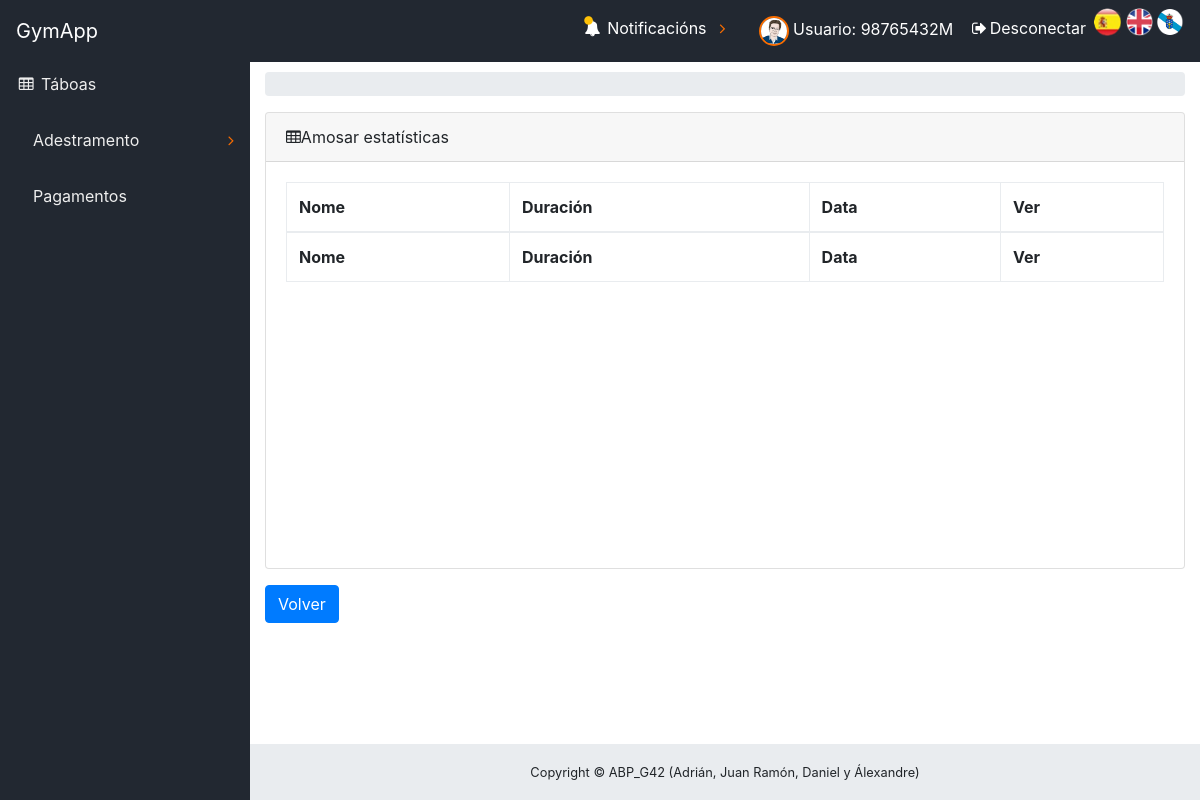
The app's page /ABP/index.php?controller=Estadistica&action=Listar (signed in), older data.
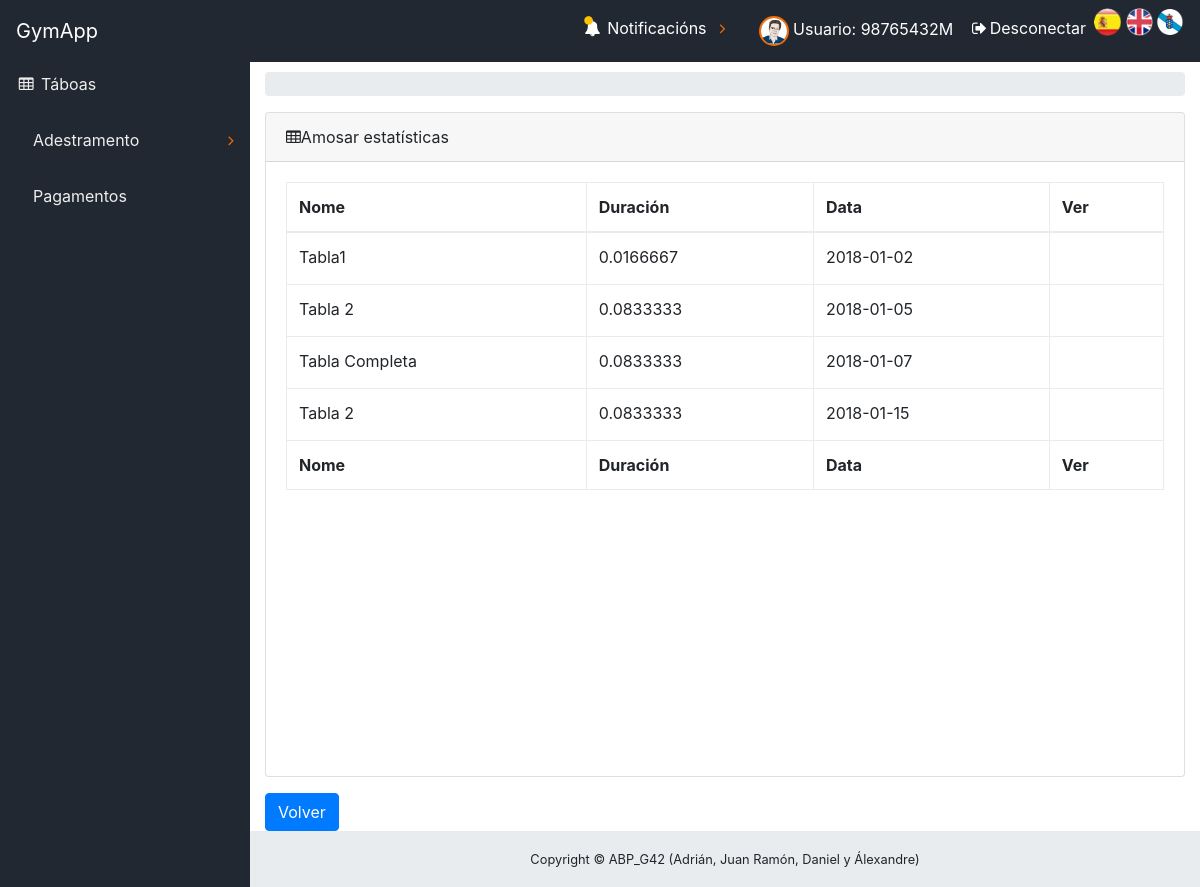
The same page, newer data.
### tables this page shows
CREATE TABLE `tabla` (
  `idTabla` bigint(20) NOT NULL,
  `tipo` enum('estandar','personalizada') NOT NULL,
  `comentario` text,
  `nombre` varchar(50) NOT NULL,
  `dniSuperUsuario` varchar(10) NOT NULL
);

CREATE TABLE `sesionentrenamiento` (
  `idSesionEntrenamiento` bigint(20) NOT NULL,
  `comentario` text,
  `duracion` float DEFAULT NULL,
  `fecha` date NOT NULL,
  `dniDeportista` varchar(10) NOT NULL
);

### ABP/core/ViewManager.php (called while the page is built, shortened)
<?php
class ViewManager {
	private $variables = array();
	public function setVariable($varname, $value, $flash=false) {
		$this->variables[$varname] = $value;
	}
	public function getVariable($varname, $default=NULL) {
		if (!isset($this->variables[$varname])) {
			return $default;
		}
		return $this->variables[$varname];
	}
	public function render($controller, $viewname) {
		include(__DIR__ . "/../view/$controller/$viewname.php");
	}
	private static $viewmanager_singleton = NULL;
	public static function getInstance() {
		if (self::$viewmanager_singleton == null) {
			self::$viewmanager_singleton = new ViewManager();
		}
		return self::$viewmanager_singleton;
	}
}

### ABP/controller/EstadisticaController.php (called while the page is built, shortened)
<?php
require_once(__DIR__."/../core/ViewManager.php");
require_once(__DIR__ . "/../model/Estadistica.php");
require_once(__DIR__ . "/../model/EstadisticaMapper.php");
require_once(__DIR__ . "/../core/permisos.php");
class EstadisticaController extends BaseController{
    private $permisos;
    public function __construct() {
        $this->permisos= new Permisos();
    }
    public function Listar()
    {
        $tipoUsuario = $this->permisos->comprobarTipo();
        $estadisticaMapper = new EstadisticaMapper();
        $estadisticas = $estadisticaMapper->listar();
        $this->view->setVariable("estadistica",$estadisticas);
        $this->view->setVariable("tipoUsuario",$tipoUsuario);
        $this->view->render("Estadistica","estadisticaSHOWALL");
    }
}
?>

### ABP/index.php (called while the page is built, shortened)
<?php
function run() {
	try {
		$controller = loadController($_GET["controller"]);
		$actionName = $_GET["action"];
		$controller->$actionName();
	} catch(Exception $ex) {
		die("An exception occured!!!!!".$ex->getMessage());
	}
}
function loadController($controllerName) {
	return new $controllerClassName();
}
run();
?>

### ABP/core/I18n.php (called while the page is built, shortened)
<?php
class I18n {
	private $messages;
	public function setLanguage($language) {
		$this->messages = $i18n_messages;
	}
	public function i18n($key) {
		if (isset($this->messages[$key])){
			return $this->messages[$key];
		}else{
			return $key;
		}
	}
	private static $i18n_singleton = null;
	public static function getInstance() {
		if (self::$i18n_singleton == NULL) {
			self::$i18n_singleton = new I18n();
		}
		return self::$i18n_singleton;
	}
}
function i18n($key) {
	return I18n::getInstance()->i18n($key);
}

### ABP/model/Estadistica.php (called while the page is built, shortened)
<?php
class Estadistica
{
    private $idTabla;
    private $idSes;
    private $nombre;
    private $duracion;
    private $fecha;
    function __construct($idTabla=NULL,$idSes=NULL,$nombre=NULL,$tipo=NULL,$descripcion=NULL,$comentario=NULL,$duracion=NULL,$fecha=NULL, $dni=NULL)
    {
        $this->idTabla = $idTabla;
        $this->idSes = $idSes;
        $this->nombre = $nombre;
        $this->duracion = $duracion;
        $this->fecha = $fecha;
    }
    public function getIdTabla()
    {
        return $this->idTabla;
    }
    public function getIdSesion(){
        return $this->idSes;
    }
    public function getNombre()
    {
        return $this->nombre;
    }
    public function getDuracion(){
        return $this->duracion;
    }
    public function getFecha(){
        return $this->fecha;
    }
}
?>

### ABP/model/EstadisticaMapper.php (called while the page is built, shortened)
<?php
require_once(__DIR__."/../core/Access_DB.php");
require_once(__DIR__."/Estadistica.php");
require_once(__DIR__ . "/../core/permisos.php");
Class EstadisticaMapper
{
    protected $db;
    private $permisos;
    public function __construct()
    {
        $this->db=PDOConnection::getInstance();
        $this->permisos= new Permisos();
    }
    public function listar()
    {
        if($this->permisos->esSuperusuario()){
                $stmt = $this->db->prepare("SELECT d.dni, u.nombre, u.apellidos from deportista d, usuario u
                                                      WHERE d.dni=u.dni");
                $stmt->execute(array());
            }else{
            $stmt = $this->db->prepare("SELECT t.idTabla, t.tipo, t.comentario as descripcion, t.nombre,
                                                         s.idSesionEntrenamiento, s.comentario as coment, s.duracion, s.fecha,
                                                         s.dniDeportista
                                                        from tabla t, sesionentrenamiento s,
                                                            sesionentrenamiento_tabla st
                                                            WHERE t.idTabla = st.idTabla
                                                            AND s.idSesionEntrenamiento = st.idSesionEntrenamiento
                                                            AND dniDeportista=?");
            $stmt->execute(array($_SESSION['currentuser']));
        }
        $estadisticas_db = $stmt->fetchAll(PDO::FETCH_ASSOC);
        $estadisticas = array();
        foreach ($estadisticas_db as $estadistica)
        {
            if($this->permisos->esSuperusuario()){
                array_push($estadisticas, $estadistica);
            }else {
                array_push($estadisticas, new Estadistica($estadistica['idTabla'], $estadistica['idSesionEntrenamiento'],
                    $estadistica['nombre'], $estadistica['tipo'], $estadistica['descripcion'], $estadistica['coment'],
                    $estadistica['duracion'], $estadistica['fecha'], $estadistica['dniDeportista']));
            }
        }
        return $estadisticas;
    }
}
?>

### ABP/core/Access_DB.php (called while the page is built, shortened)
<?php
class PDOConnection {
	private static $db_singleton = null;
	public static function getInstance() {
		if (self::$db_singleton == null) {
			self::$db_singleton = new PDO(
			"mysql:host=".HOST.";dbname=".DB.";charset=utf8",
			USER,
			PASS,
			array(
				PDO::ATTR_EMULATE_PREPARES => false,
				PDO::ATTR_ERRMODE => PDO::ERRMODE_EXCEPTION)
			);
		}
		return self::$db_singleton;
	}
}
?>

### ABP/core/permisos.php (called while the page is built, shortened)
<?php
require_once(__DIR__."/../core/Access_DB.php");
Class Permisos {
    protected $db;
    public function __construct(){
        $this->db=PDOConnection::getInstance();
    }
    public function esSuperusuario()
    {
        $stmt= $this->db->prepare("SELECT dniSuperUsuario FROM superusuario WHERE dniSuperUsuario=?");
        return false;
    }
}
?>

### ABP/view/estadistica/estadisticaSHOWALL.php (the view, shortened to what the changed rows need)
<?php
require_once(__DIR__."/../../core/ViewManager.php");
$view = ViewManager::getInstance();
$estadisticas = $view->getVariable("estadistica");
$tipoUsuario = $view->getVariable("tipoUsuario");
?>
    <link rel="stylesheet" type="text/css" href="./view/Icons/icomoon/style.css">
    <link rel="stylesheet" type="text/css" href="./view/Icons/icomoon/modifyIcon.css">
<div class="content-wrapper">
    <div class="container-fluid">
        <div class="card mb-3">
            <div class="card-body">
                <div class="table-responsive">
                    <table class="table table-bordered" id="dataTable" width="100%" cellspacing="0" >
                        <thead>
                        <tr>
                            <?php if($tipoUsuario != 'deportista'){?>
                                <th><?= i18n("DNI") ?></th>
                                <th><?= i18n("Nombre") ?></th>
                                <th><?= i18n("Apellidos") ?></th>
                            <?php }else{ ?>
                                <th><?= i18n("Nombre") ?></th>
                                <th><?= i18n("Duración") ?></th>
                                <th><?= i18n("Fecha") ?></th>
                            <?php } ?>
                                <th><?= i18n("Ver") ?></th>
                        </tr>
                        </thead>
                        <tfoot>
                        <tr>
                            <?php if($tipoUsuario != 'deportista'){?>
                                <th><?= i18n("DNI") ?></th>
                                <th><?= i18n("Nombre") ?></th>
                                <th><?= i18n("Apellidos") ?></th>
                            <?php }else{ ?>
                                <th><?= i18n("Nombre") ?></th>
                                <th><?= i18n("Duración") ?></th>
                                <th><?= i18n("Fecha") ?></th>
                            <?php } ?>
                            <th><?= i18n("Ver") ?></th>
                        </tr>
                        </tfoot>
                        <tbody>
                        <?php
                        $arrayPHP = array();
                        foreach($estadisticas as $estadistica)
                        {
                        ?>
                            <tr>
                                <?php if($tipoUsuario != 'deportista'){?>
                                    <td><?php echo $estadistica['dni'];?></td>
                                    <td><?php echo $estadistica['nombre'];?></td>
                                    <td><?php echo $estadistica['apellidos'];?></td>
                                <?php }else{ ?>
                                <td><?php echo $estadistica->getNombre(); ?></td>
                                <td><?php echo $estadistica->getDuracion(); ?></td>
                                <td><?php echo $estadistica->getFecha();
                                    $arrayP = array($estadistica->getDuracion(),$estadistica->getFecha());
                                    array_push($arrayPHP, $arrayP)?></td>
                                <?php } ?>
                                <td>
                                    <?php if($tipoUsuario != 'deportista'){?>
                                        <a href='./index.php?controller=Estadistica&amp;action=Listar2&amp;dni=<?php echo $estadistica['dni']?>'><span id="icon-ver" class="icon-eye-plus"></span>
                                        </a>
                                    <?php }else{ ?>
                                        <a href='./index.php?controller=Estadistica&amp;action=EstadisticaView&amp;idTabla=<?php echo $estadistica->getIdTabla()?>&amp;idSes=<?php echo $estadistica->getIdSesion()?>'><span id="icon-ver" class="icon-eye-plus"></span>
                                        </a>
                                    <?php } ?>
                                </td>
                            </tr>
                        <?php
                        }
                        ?>
                        </tbody>
                    </table>
                </div>
            </div>
        </div>
    </div>
</div>
<link rel="stylesheet" href="//cdnjs.cloudflare.com/ajax/libs/morris.js/0.5.1/morris.css">

Row changes from the older to the newer data that the page shows:
now on this page (row unchanged): tabla: nombre "Tabla1", sesionentrenamiento.duracion "0.0166667", sesionentrenamiento.fecha "2018-01-02"
now on this page (row edited): tabla: nombre "Tabla 2", sesionentrenamiento.duracion "0.0833333", sesionentrenamiento.fecha "2018-01-05", sesionentrenamiento.fecha "2018-01-15"
now on this page (row unchanged): tabla: nombre "Tabla Completa", sesionentrenamiento.duracion "0.0833333", sesionentrenamiento.fecha "2018-01-07"
